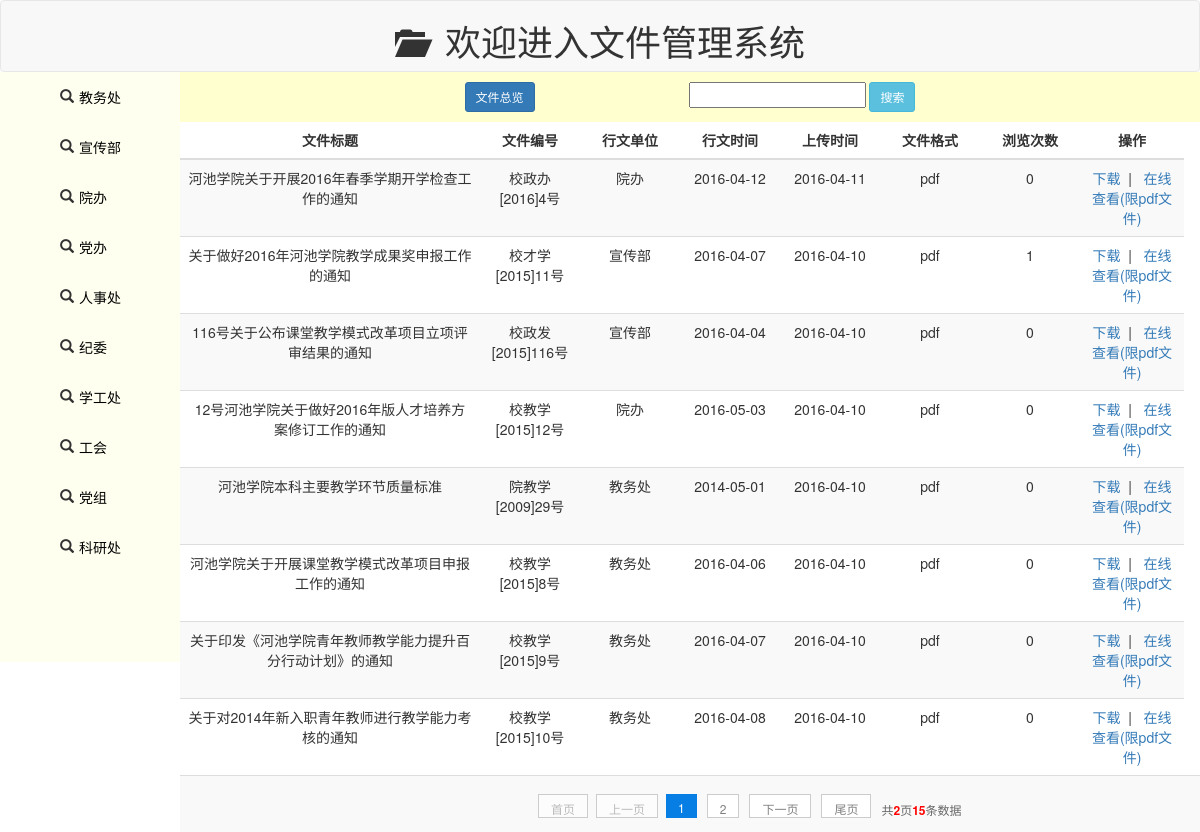
The page / on the database its author committed.
### tables this page shows
CREATE TABLE IF NOT EXISTS `division` (
  `division_id` int(10) unsigned NOT NULL auto_increment COMMENT '主键索引',
  `division_name` varchar(20) NOT NULL COMMENT '部门',
  PRIMARY KEY  (`division_id`)
);

CREATE TABLE IF NOT EXISTS `file` (
  `file_id` int(4) unsigned NOT NULL auto_increment COMMENT 'ID主键',
  `file_title` varchar(50) NOT NULL COMMENT '文件名',
  `division_id` int(4) unsigned NOT NULL COMMENT '所属部门',
  `file_donum` varchar(30) NOT NULL COMMENT '文号',
  `file_litime` date NOT NULL COMMENT '行文时间',
  `file_uperson` varchar(20) NOT NULL COMMENT '上传人员',
  `file_retime` date NOT NULL COMMENT '上传时间',
  `file_ori` varchar(255) NOT NULL COMMENT '文件路径',
  `file_remark` text NOT NULL COMMENT '文件摘要',
  `file_snum` int(10) NOT NULL default '0' COMMENT '访问次数',
  PRIMARY KEY  (`file_id`)
);

### conn/conn.php (called while the page is built)
<?php
	require_once 'MYSQLDB.class.php';
	$config = array(
		'host' =>'localhost' ,
		'username' =>'root',
		'password' =>'diaobaole',
		'charset'  =>'utf8',
		'dbname'  => 'filemg'
 		 );
	$result = MYSQLDB :: getInstance($config);

### conn/MYSQLDB.class.php (called while the page is built, shortened)
<?php
	class MYSQLDB{
		public $host;
		public $username;
		public $password;
		private static $link;
		private $resourc;
		public static function getInstance($config){
			if(!isset(self::$link)){
				self::$link = new self($config);
			}
			return self::$link;
		}
		private function  __construct($config){
			$this->host = isset($config['host']) ? $config['host'] : 'localhost';
			$this->username = isset($config['username']) ? $config['username'] : 'root';
			$this->password = isset($config['password']) ? $config['password'] : '123456';
			$this->charset= isset($config['charset']) ? $config['charset'] : 'utf8';
			$this->dbname = isset($config['dbname']) ? $config['dbname'] : '';
		}
		public function connect(){
			$this->resourc = mysqli_connect("$this->host",$this->username
			,$this->password) or die('数据库连接失败！');
		}
		public function query($sql){
			if(!$result = mysqli_query($this->resourc,$sql)){
				echo "<br/>执行失败！";
				echo "<br/>失败的sql语句为：".$sql;
				echo "<br/>出错信息为：".mysqli_error($this->resourc);
				echo "<br/>错误代号为：".mysqli_errno($this->resourc);
				die();
			}
			return $result;
		}
		public function getAll($sql){
			$result = $this->query($sql);
			$arr = array();
			while($rec = mysqli_fetch_assoc($result)){
				$arr[] = $rec;
			}
			return $arr;
		}
		public function affected_rows(){
				return mysqli_affected_rows($this->resourc);
			}
	}

### table.php (the view, shortened to what this page needs)
<?php
  require_once 'conn/conn.php';
  require_once('page.class.php');
  @$d = $_GET['d'];
  if(isset($_POST['search'])){
      $sql = "SELECT * FROM `file` LEFT JOIN division ON file.division_id = division.division_id where file.file_title like '%".$_POST['search']."%' order by file_retime desc";
   }else if($d==null || $d=='all'){
      $sql = "SELECT * FROM `file` LEFT JOIN division ON file.division_id = division.division_id order by file_retime desc" ;
   }else{
      $sql = "SELECT * FROM `file` LEFT JOIN division ON file.division_id = division.division_id where file.division_id=$d order by file_retime desc";
   }
  $result->query($sql);
  $total = $result->affected_rows();
  $showrow = 8;
  $url = "?page={page}&d=".$d;
  $curpage = empty($_GET['page']) ? 1 : $_GET['page'];
  $sql .= " LIMIT " . ($curpage - 1) * $showrow . ",$showrow;";
  $filerow = $result->getAll($sql);
    foreach($filerow as $value){
?>
                <tr>
                <td><?php echo $value['file_title'];?></td>
                <td><?php echo $value['file_donum'];?></td>
                <td><?php echo $value['division_name'];?></td>
                <td><?php echo $value['file_litime'];?></td>
                <td><?php echo $value['file_retime'];?></td>
                <td><?php preg_match('/(png)|(gif)|(jpg)|(jpeg)|(pdf)|(doc)|(xlsx)|(docx)$/',$value['file_ori'],$match);
                if($match[0]=='doc'|| $match[0]=='docx'){echo 'word';}
                else if($match[0]=='xlsx') {
                  echo 'excel';
                }else if($match[0]=='pdf') {
                  echo 'pdf';
                }else{
                  echo "图片";
                }
                ?></td>
                <td><?php echo $value['file_snum'];?></td>
                <td><a href="file_download.php?id=<?php echo $value['file_id'];?>">下载</a>&nbsp;&nbsp;|&nbsp;&nbsp;&nbsp;<a href="show_pdf.php?id=<?php echo $value['file_id'];?>&type=<?php echo $match[0];?>">在线查看(限pdf文件)</a></td>
                </tr>
<?php };?>
        <tr align="center">
                  <td colspan="8"><?php
                    if ($total > $showrow) {
                        $page = new page($total, $showrow, $curpage, $url, 2);
                        echo $page->myde_write();
                    }
                    ?><td>
                </tr>

### index.php (shortened to what this page needs)
<!DOCTYPE html>
<html lang="zh-CN">
  <head>
    <link href="css/bootstrap-3.3.5/css/bootstrap.min.css" rel="stylesheet">
     <link href="css/in_style.css" rel="stylesheet">
     <link href="css/page.css" rel="stylesheet">
  </head>
  <body >
    <header>
      <nav class="navbar navbar-default">
        <h1 align="center"><span class="glyphicon glyphicon-folder-open" style="font-size: 30px;"></span>&nbsp;&nbsp;欢迎进入文件管理系统</h1>
      </nav>
    </header>
    <div>
    <div class="left-body">
          <ul class="nav nav-sidebar">
            <?php  require "left-body.php";?>
          </ul>
      </div>
    <div class="">
      <div class="top-search">
        <button class="btn btn-primary btn-sm" style="margin-right: 150px;" onclick="location.href='?d=all'">文件总览</button>
         <form method="post" action="">
             <input type="text" name="search"/>
             <button class="btn btn-info btn-sm" type="submit" >搜索</button>
      </div>
      <div class="rigth-body">
        <table class="table table-hover table-striped text-center">
              <thead>
                <tr>
                  <th width="300px;">文件标题</th>
                  <th width="100px;">文件编号</th>
                  <th width="100px;">行文单位</th>
                  <th width="100px;">行文时间</th>
                  <th width="100px;" >上传时间</th>
                  <th width="100px">文件格式</th>
                  <th width="100px">浏览次数</th>
                  <th>操作</th>
                </tr>
              </thead>
                 <?php require 'table.php';?>
         </table>
      </div>
    </div>
  </body>
</html>

### left-body.php
<?php
	require 'conn/conn.php';
	$sql = "SELECT * FROM division";
	$derow = $result->getAll($sql);
    foreach ($derow as $value) {
 ?>
			<li><span class="glyphicon glyphicon-search"></span><a href="?d=<?php echo $value['division_id'] ?>">
			<?php echo $value['division_name']?></a></li>
 <?php }?>

### page.class.php (shortened to what this page needs)
<?php
class page {
    private $myde_total;
    private $myde_page;
    private $myde_page_count;
    private $myde_i;
    private $myde_en;
    private $myde_url;
    public function __construct($myde_total = 1, $myde_size = 1, $myde_page = 1, $myde_url, $show_pages = 2) {
        $this->myde_total = $this->numeric($myde_total);
        $this->myde_size = $this->numeric($myde_size);
        $this->myde_page = $this->numeric($myde_page);
        $this->myde_page_count = ceil($this->myde_total / $this->myde_size);
        $this->myde_url = $myde_url;
        $this->myde_i = $this->myde_page - $show_pages;
        $this->myde_en = $this->myde_page + $show_pages;
        if ($this->myde_i < 1) {
            $this->myde_en = $this->myde_en + (1 - $this->myde_i);
            $this->myde_i = 1;
        }
        if ($this->myde_en > $this->myde_page_count) {
            $this->myde_i = $this->myde_i - ($this->myde_en - $this->myde_page_count);
            $this->myde_en = $this->myde_page_count;
        }
        if ($this->myde_i < 1)
            $this->myde_i = 1;
    }
    private function numeric($num) {
        if (strlen($num)) {
            if (!preg_match("/^[0-9]+$/", $num)) {
                $num = 1;
            } else {
                $num = substr($num, 0, 11);
            }
        } else {
            $num = 1;
        }
        return $num;
    }
    private function page_replace($page) {
        return str_replace("{page}", $page, $this->myde_url);
    }
    private function myde_home() {
        if ($this->myde_page != 1) {
            return "<a href='" . $this->page_replace(1) . "' title='首页'>首页</a>";
        } else {
            return "<p>首页</p>";
        }
    }
    private function myde_prev() {
        if ($this->myde_page != 1) {
            return "<a href='" . $this->page_replace($this->myde_page - 1) . "' title='上一页'>上一页</a>";
        } else {
            return "<p>上一页</p>";
        }
    }
    private function myde_next() {
        if ($this->myde_page != $this->myde_page_count) {
            return "<a href='" . $this->page_replace($this->myde_page + 1) . "' title='下一页'>下一页</a>";
        } else {
            return"<p>下一页</p>";
        }
    }
    private function myde_last() {
        if ($this->myde_page != $this->myde_page_count) {
            return "<a href='" . $this->page_replace($this->myde_page_count) . "' title='尾页'>尾页</a>";
        } else {
            return "<p>尾页</p>";
        }
    }
    public function myde_write($id = 'page') {
        $str = "<div id=" . $id . ">";
        $str.=$this->myde_home();
        $str.=$this->myde_prev();
        for ($i = $this->myde_i; $i <= $this->myde_en; $i++) {
            if ($i == $this->myde_page) {
                $str.="<a href='" . $this->page_replace($i) . "' title='第" . $i . "页' class='cur'>$i</a>";
            } else {
                $str.="<a href='" . $this->page_replace($i) . "' title='第" . $i . "页'>$i</a>";
            }
        }
        $str.=$this->myde_next();
        $str.=$this->myde_last();
        $str.="<p class='pageRemark'>共<b>" . $this->myde_page_count .
                "</b>页<b>" . $this->myde_total . "</b>条数据</p>";
        $str.="</div>";
        return $str;
    }
}
?>

### css/in_style.css (style rules this page uses)
.nav>li>a { padding-left: 0px; color: black; text-decoration: none; }
.glyphicon-search { float: left; margin-top: 11px; margin-left: 40px; margin-right: 5px; }
.nav>li { padding:5px; margin-left: 15px; }
.top-search { text-align: center; width: 85%; margin: auto; background: #ffffcf; float: right; padding: 10px; }
.navbar { margin-bottom: 0px; }
.left-body { width: 15%; height: 590px; float: left; background:#fffff0; }
.table { width: 85%; margin:0 auto; }
.table th { text-align: center; }
form { display:inline; margin-top: 0em; }

### css/page.css (style rules this page uses)
p { margin:0 }
#page { height:40px; padding:10px 0px 0 350px; }
#page a { display:block; float:left; margin-right:10px; padding:2px 12px; height:24px; border:1px #cccccc solid; background:#fff; text-decoration:none; color:#808080; font-size:12px; line-height:24px; }
#page a.cur { border:none; background:#077ee3; color:#fff; }
#page p { float:left; padding:2px 12px; font-size:12px; height:24px; line-height:24px; color:#bbb; border:1px #ccc solid; background:#fcfcfc; margin-right:8px; }
#page p.pageRemark { border-style:none; background:none; margin-right:0px; padding:4px 0px; color:#666; }
#page p.pageRemark b { color:red; }

### rows shown on the page
division: division_name "教务处"
division: division_name "宣传部"
division: division_name "院办"
division: division_name "党办"
division: division_name "人事处"
division: division_name "纪委"
division: division_name "学工处"
division: division_name "工会"
division: division_name "党组"
division: division_name "科研处"
file: file_title "河池学院关于开展2016年春季学期开学检查工作的通知", file_donum "校政办[2016]4号", division.division_name "院办", file_litime "2016-04-12", file_retime "2016-04-11", file_snum "0"
file: file_title "关于做好2016年河池学院教学成果奖申报工作的通知", file_donum "校才学[2015]11号", division.division_name "宣传部", file_litime "2016-04-07", file_retime "2016-04-10", file_snum "1"
file: file_title "116号关于公布课堂教学模式改革项目立项评审结果的通知", file_donum "校政发[2015]116号", division.division_name "宣传部", file_litime "2016-04-04", file_retime "2016-04-10", file_snum "0"
file: file_title "12号河池学院关于做好2016年版人才培养方案修订工作的通知", file_donum "校教学[2015]12号", division.division_name "院办", file_litime "2016-05-03", file_retime "2016-04-10", file_snum "0"
file: file_title "河池学院本科主要教学环节质量标准", file_donum "院教学[2009]29号", division.division_name "教务处", file_litime "2014-05-01", file_retime "2016-04-10", file_snum "0"
file: file_title "河池学院关于开展课堂教学模式改革项目申报工作的通知", file_donum "校教学[2015]8号", division.division_name "教务处", file_litime "2016-04-06", file_retime "2016-04-10", file_snum "0"
file: file_title "关于印发《河池学院青年教师教学能力提升百分行动计划》的通知", file_donum "校教学[2015]9号", division.division_name "教务处", file_litime "2016-04-07", file_retime "2016-04-10", file_snum "0"
file: file_title "关于对2014年新入职青年教师进行教学能力考核的通知", file_donum "校教学[2015]10号", division.division_name "教务处", file_litime "2016-04-08", file_retime "2016-04-10", file_snum "0"

### other values the page prints
$this->myde_page_count "2"
$this->myde_total "15"
